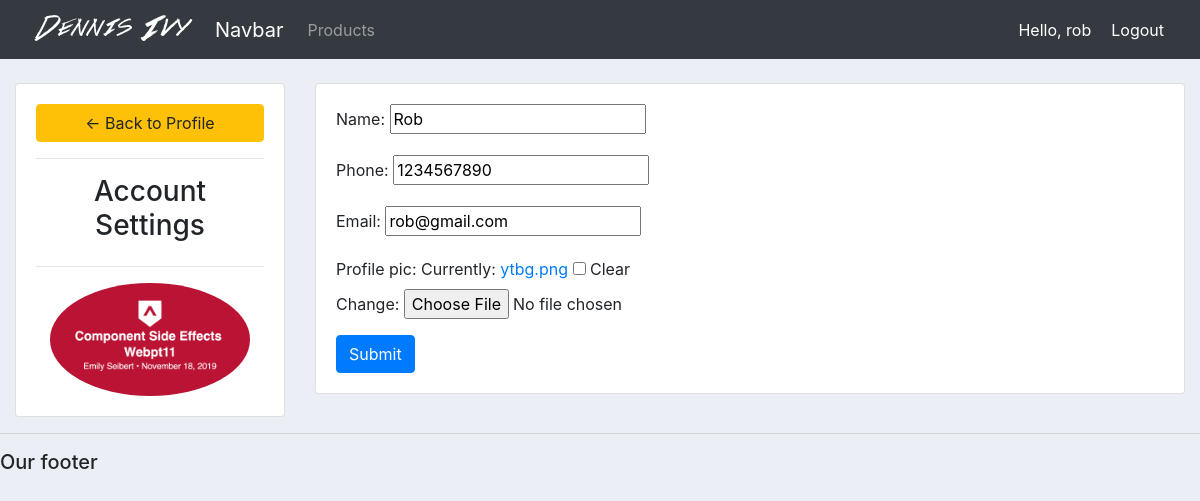
/account/ (signed in), run on the app's committed database.
### accounts/models.py (models this page shows, shortened)
class Customer(models.Model):
    user = models.OneToOneField(User, null=True, blank=True, on_delete=models.CASCADE)
    name = models.CharField(max_length=200)
    phone = models.CharField(max_length=200)
    email = models.CharField(max_length=200)
    profile_pic = models.ImageField(default="profile1.png", null=True, blank=True)
    date_created = models.DateTimeField(auto_now_add=True, null=True)

### accounts/decorators.py (the view)
        def wrapper_func(request, *args, **kwargs):
            group = None
            if request.user.groups.exists():
                group = request.user.groups.all()[0].name
            if group in allowed_roles:
                return view_func(request, *args, **kwargs)
            else:
                return HttpResponse('You are not authorized to view this page!')

### accounts/forms.py
class CustomerForm(ModelForm):
    class Meta:
        model = Customer
        fields = '__all__'
        exclude = ['user']

### accounts/views.py (called while the page is built)
@login_required(login_url='login')
@allowed_users(allowed_roles=['Customer'])
def accountSettings(request):
    customer = request.user.customer
    form = CustomerForm(instance=customer)
    if request.method == 'POST':
        form = CustomerForm(request.POST, request.FILES, instance=customer)
        if form.is_valid():
            form.save()
    context = {'form':form}
    return render(request, 'accounts/account_settings.html', context)

### accounts/templates/accounts/account_settings.html (shortened to what this page needs)
{%  extends 'accounts/main.html' %}
{% load static %}
{% block content %}
<br>
<div class="row">
	<div class="col-md-3">
		<div class="card card-body">
			<a class="btn btn-warning" href="{% url 'home' %}"> &#8592; Back to Profile</a>
			<hr>
			<h3 style="text-align: center">Account Settings</h3>
			<hr>
			<img class="profile-pic" src="{{request.user.customer.profile_pic.url}}" >
		</div>
	</div>
	<div class="col-md-9">
		<div class="card card-body">
			<form method="POST" action="" enctype="multipart/form-data">
				{{form.as_p}}
			<input class="btn btn-primary" type="submit" name="Update Information">
			</form>
		</div>
	</div>
</div>
{% endblock %}

### accounts/templates/accounts/navbar.html (shortened to what this page needs)
{% load static %}
<nav class="navbar navbar-expand-lg navbar-dark bg-dark">
  <img src="{% static 'images/logo.png' %}">
    <a class="navbar-brand" href="#">Navbar</a>
    <div class="collapse navbar-collapse" id="navbarNav">
      <ul class="navbar-nav">
        {% if request.user.is_staff %}
        <li class="nav-item active">
          <a class="nav-link" href="{% url 'home' %}">Dashboard</a>
        </li>
        {% else %}
        <li class="nav-item">
          <a class="nav-link" href="{% url 'products' %}">Products</a>
        </li>
        {% endif %}
      </ul>
    </div>
    <span class="hello-msg">Hello, {{request.user}}</span>
    <span><a class="hello-msg" href="{% url 'logout' %}">Logout</a></span>
  </nav>

### static/css/main.css (style rules this page uses)
body { background-color: #ebeff5; }

### accounts/templates/accounts/navbar.html (style rules this page uses)
.hello-msg { font-size: 18 px; color: #fff; margin-right: 20px; }

### accounts/templates/accounts/account_settings.html (style rules this page uses)
.profile-pic { max-width: 200px; max-height:200px; margin: 0 auto; border-radius: 50%; }

### data on the page
Customer: name "Rob", phone "1234567890", email "rob@gmail.com"

### other printed values
{{ request.user }} "rob"
